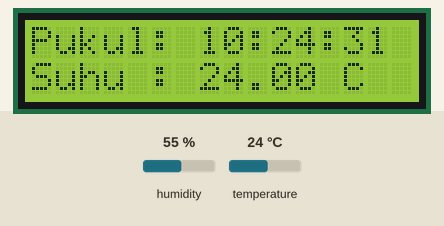
The sketch below on a simulated ESP32. On the bench: 16×2 character LCD. The test bench sets the inputs (shaded band); at power-on: temperature 24 °C, humidity 55 %. WiFi joins after 1.5 s; servers stay silent unless stated; the local clock reads 2024-03-15 10:24:30 at power-on unless the sketch sets it; random numbers use the default seed unless the sketch sets one; no MQTT or app messages arrive unless stated; what the sketch prints to the serial monitor is not drawn.

Above: at 2.7 s.
2.8 s: temperature set to 12 °C
At 4.9 s:
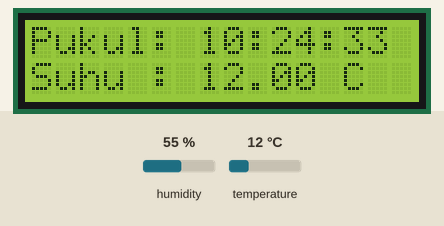
7.1 s: temperature set to 19 °C
At 8.3 s:
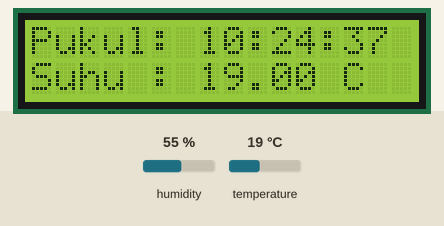
13.3 s: temperature set to 28 °C
At 14.6 s:
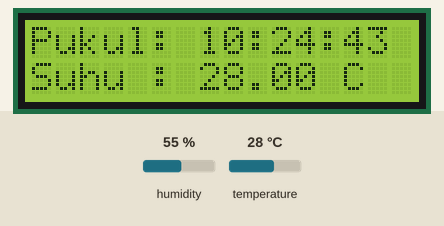
Timing chart, 0 to 16.3 s (numbered marks = the images above; inputs shaded):
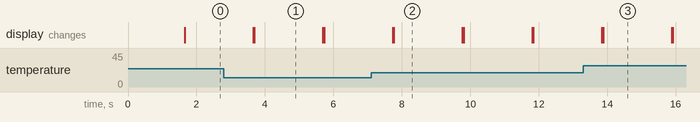

The sketch:

tanpalampu.ino
```cpp
#include <DHT.h>
#include <LiquidCrystal_I2C.h>
#include <WiFi.h>
#include <PubSubClient.h>
#include "time.h"
#define DHTPIN 23        // Pin sensor DHT22
#define DHTTYPE DHT22   // Ubah jenis sensor menjadi DHT22

const char* ssid       = "OdadingMangIwan";
const char* password   = "udahdinyalain";
const char* ntpServer = "pool.ntp.org";
// const char* mqtt_server = "test.mosquitto.org";// mosquitto server url
const char* mqtt_server = "10.72.16.146";// mosquitto server url
const long  gmtOffset_sec = 21600;
const int   daylightOffset_sec = 3600;
struct tm timeinfo;

// for MQTT
WiFiClient espClient;
PubSubClient client(espClient);

unsigned long lastMsg = 0;
float temp = 0;
float hum = 0;

DHT dht(DHTPIN, DHTTYPE); // Inisialisasi objek sensor DHT
LiquidCrystal_I2C lcd(0x27, 16, 2); // Inisialisasi objek LCD dengan alamat I2C dan ukuran 16x2

void printLocalTime()
{
  struct tm timeinfo;
  if(!getLocalTime(&timeinfo)){
    Serial.println("Failed to obtain time");
    return;
  }
  //Serial.println(&timeinfo, "%H:%M:%S");
  Serial.println(&timeinfo, "%A,%d %b %Y %H:%M:%S");
}

// callback for MQTT
void callback(char* topic, byte* payload, unsigned int length) {
  Serial.print("Message arrived [");
  Serial.print(topic);
  Serial.print("] ");
  for (int i = 0; i < length; i++) {
    Serial.print((char)payload[i]);
  }}

// connect and reconnect MQTT
void reconnect() {
  while (!client.connected()) {
    Serial.print("Attempting MQTT connection...");
    String clientId = "ESP32Client-";
    clientId += String(random(0xffff), HEX);
    if (client.connect(clientId.c_str())) {
      Serial.println("Connected");
      client.publish("Kandangkoo/Publish", "Welcome");
      client.subscribe("Kandangkoo/Subscribe");
    } else {
      Serial.print("failed, rc=");
      Serial.print(client.state());
      Serial.println(" try again in 5 seconds");
      delay(5000);
    }}
}

void setup() {
  dht.begin();
  lcd.init(); // Inisialisasi LCD
  lcd.backlight(); // Aktifkan backlight
  Serial.begin(115200);

  //connect to WiFi
  Serial.printf("Connecting to %s ", ssid);
  WiFi.begin(ssid, password);
  while (WiFi.status() != WL_CONNECTED) {
      delay(500);
      Serial.print(".");
  }
  Serial.println("CONNECTED");

  //init and get the time
  configTime(gmtOffset_sec, daylightOffset_sec, ntpServer);
  printLocalTime();

  //disconnect WiFi as it's no longer needed
  // WiFi.disconnect(true);
  // WiFi.mode(WIFI_OFF);

  // set server MQTT
  client.setServer(mqtt_server, 1883);
  client.setCallback(callback);
}

void printLocalTimeOnLCD() {
  struct tm timeinfo;

  if(!getLocalTime(&timeinfo)){
    Serial.println("Failed to obtain time");
    return;
  }

  char timeStr[20]; // Membuat buffer untuk menyimpan waktu yang akan ditampilkan
  strftime(timeStr, sizeof(timeStr), "Pukul: %H:%M:%S", &timeinfo); // Mengonversi waktu ke format yang benar

  lcd.setCursor(0, 0); // Set posisi kursor LCD baris 1
  lcd.print(timeStr); // Menampilkan waktu yang sudah dikonversi
}


void loop() {
  // connect or reconnect to MQTT
  if (!client.connected()) {
    reconnect();
  }
  client.loop();

  float suhu = dht.readTemperature(); // Membaca suhu dalam Celcius
  float humidity = dht.readHumidity();

  lcd.setCursor(0, 1); // Set posisi kursor LCD baris 1
  lcd.print("Suhu : "); // Tampilkan teks "Suhu: "
  lcd.print(suhu); // Tampilkan nilai suhu
  lcd.print(" C"); // Tampilkan satuan Celsius

  //publish data using MQTT + serial print
  unsigned long now = millis();
  if (now - lastMsg > 2000) { //perintah publish data
    lastMsg = now;

    String temp = String(suhu, 2);
    client.publish("suhu", temp.c_str()); // publish temp topic /Kandangkoo/temp
    String hum = String(humidity, 2);
    client.publish("kelembapan", hum.c_str()); // publish temp topic /Kandangkoo/temp
  }

  Serial.print(F("Suhu: "));
  Serial.print(suhu);
  Serial.println(F("°C "));
  Serial.print(F("Kelembapan: "));
  Serial.print(humidity);
  Serial.println();
  printLocalTime(); // Panggil fungsi untuk mendapatkan waktu lokal
  printLocalTimeOnLCD(); // Panggil fungsi untuk menampilkan waktu lokal di LCD
  Serial.println();
  delay(2000); // Jeda 2 detik
  lcd.clear(); // Bersihkan tampilan LCD
}
```

Measured:
- what the display in image 1 shows lasts 2.0 s, from 3.7 s to 5.7 s
